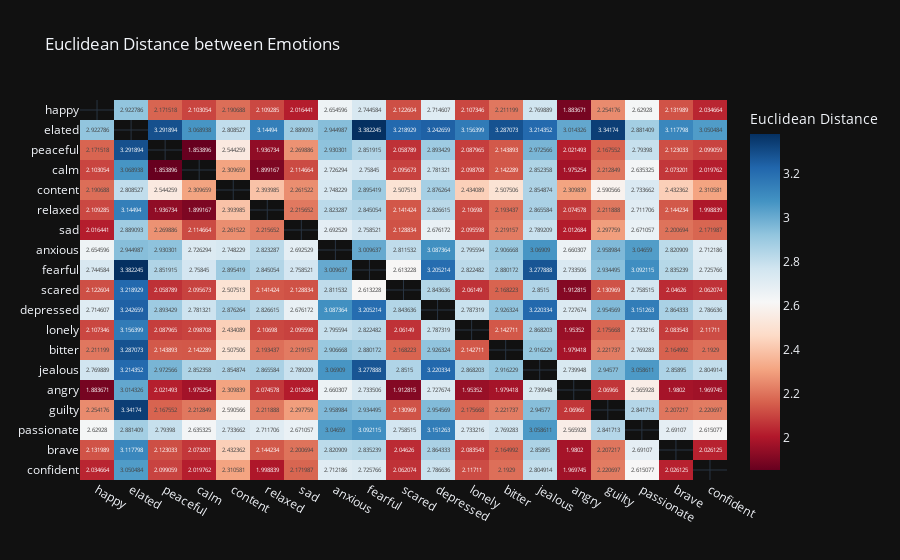

Source (notebook cell):
### Code cell
# put all the numbers in pandas df then plot
df2 = DataFrame(index=emotions, columns=emotions)
for p in combinations(emotions, r=2):
    df2[p[0]][p[1]] = cdist(sum(emo_embs[p[0]], 1), sum(emo_embs[p[1]], 1), p=2).squeeze().item()
    df2[p[1]][p[0]] = cdist(sum(emo_embs[p[1]], 1), sum(emo_embs[p[0]], 1), p=2).squeeze().item()

fig2 = px.imshow(df2, title="Euclidean Distance between Emotions", labels=dict(color="Euclidean Distance"),
                 text_auto=True, aspect="auto", color_continuous_scale='RdBu')
fig2.show()

### Figure 1 — Plotly figure (JSON) as saved in the notebook; plotly's stock layout.template omitted (floating-point values rounded to 4 significant figures; data arrays with more than 128 entries replaced by an {"elided": "..."} marker saying what was removed)
{"data": [{"coloraxis": "coloraxis", "name": "0", "texttemplate": "%{z}", "x": ["happy", "elated", "peaceful", "calm", "content", "relaxed", "sad", "anxious", "fearful", "scared", "depressed", "lonely", "bitter", "jealous", "angry", "guilty", "passionate", "brave", "confident"], "y": ["happy", "elated", "peaceful", "calm", "content", "relaxed", "sad", "anxious", "fearful", "scared", "depressed", "lonely", "bitter", "jealous", "angry", "guilty", "passionate", "brave", "confident"], "z": {"elided": "19x19 float values"}, "type": "heatmap", "xaxis": "x", "yaxis": "y", "hovertemplate": "x: %{x}<br>y: %{y}<br>Euclidean Distance: %{z}<extra></extra>"}], "layout": {"xaxis": {"anchor": "y", "domain": [0.0, 1.0]}, "yaxis": {"anchor": "x", "domain": [0.0, 1.0], "autorange": "reversed"}, "coloraxis": {"colorbar": {"title": {"text": "Euclidean Distance"}}, "colorscale": [[0.0, "rgb(103,0,31)"], [0.1, "rgb(178,24,43)"], [0.2, "rgb(214,96,77)"], [0.3, "rgb(244,165,130)"], [0.4, "rgb(253,219,199)"], [0.5, "rgb(247,247,247)"], [0.6, "rgb(209,229,240)"], [0.7, "rgb(146,197,222)"], [0.8, "rgb(67,147,195)"], [0.9, "rgb(33,102,172)"], [1.0, "rgb(5,48,97)"]]}, "title": {"text": "Euclidean Distance between Emotions"}}}
